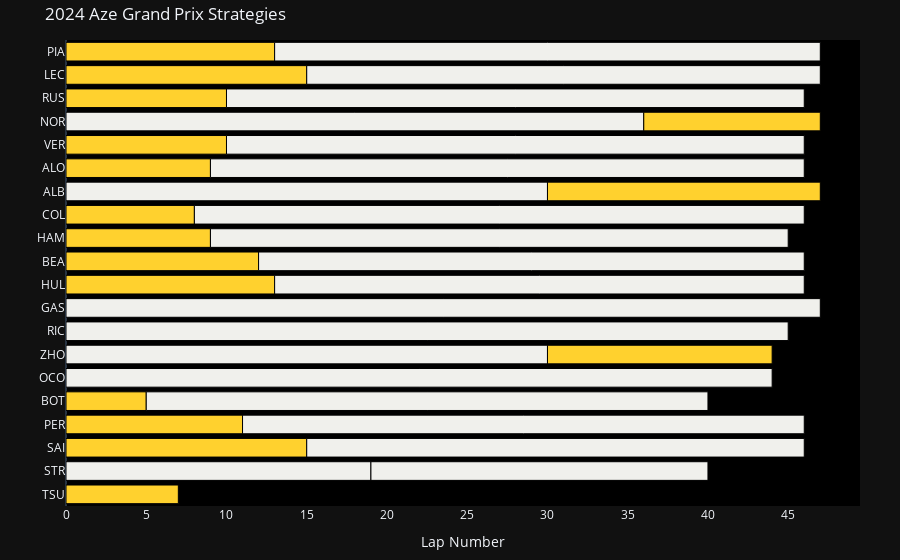

Here is the notebook cell this chart was saved with:
### Code cell
import plotly.graph_objects as go

drivers = session.drivers
drivers = [session.get_driver(driver)["Abbreviation"] for driver in drivers]


# Crear la figura de Plotly
fig = go.Figure()

for driver in drivers:
    driver_stints = stints.loc[stints["Driver"] == driver]
    previous_stint_end = 0

    for idx, row in driver_stints.iterrows():
        # Obtener el color del compuesto
        compound_color = fastf1.plotting.get_compound_color(row["Compound"], session=session)
        
        # Añadir una barra horizontal para cada stint
        fig.add_trace(
            go.Bar(
                y=[driver],
                x=[row["StintLength"]],
                base=previous_stint_end,
                orientation='h',
                marker=dict(color=compound_color, line=dict(color='black', width=1)),
                showlegend=False,
                width=0.8
            )
        )
        
        previous_stint_end += row["StintLength"]

# Configurar el diseño del gráfico
fig.update_layout(
    title="2024 Aze Grand Prix Strategies",
    xaxis=dict(title="Lap Number"),
    yaxis=dict(title="", autorange='reversed'),
    plot_bgcolor='black',
    template='plotly_dark',
    margin=dict(t=40, b=40, l=40, r=40),
    bargap=1,
)

# Ocultar líneas de la cuadrícula y ejes
fig.update_xaxes(showgrid=False)
fig.update_yaxes(showgrid=False)

# Mostrar la figura
fig.show()

### Figure 1 — Plotly figure (JSON) as saved in the notebook; plotly's stock layout.template omitted (floating-point values rounded to 4 significant figures)
{"data": [{"base": 0, "marker": {"color": "#ffd12e", "line": {"color": "black", "width": 1}}, "orientation": "h", "showlegend": false, "type": "bar", "width": 0.8, "x": [13], "y": ["PIA"]}, {"base": 13, "marker": {"color": "#f0f0ec", "line": {"color": "black", "width": 1}}, "orientation": "h", "showlegend": false, "type": "bar", "width": 0.8, "x": [34], "y": ["PIA"]}, {"base": 0, "marker": {"color": "#ffd12e", "line": {"color": "black", "width": 1}}, "orientation": "h", "showlegend": false, "type": "bar", "width": 0.8, "x": [15], "y": ["LEC"]}, {"base": 15, "marker": {"color": "#f0f0ec", "line": {"color": "black", "width": 1}}, "orientation": "h", "showlegend": false, "type": "bar", "width": 0.8, "x": [32], "y": ["LEC"]}, {"base": 0, "marker": {"color": "#ffd12e", "line": {"color": "black", "width": 1}}, "orientation": "h", "showlegend": false, "type": "bar", "width": 0.8, "x": [10], "y": ["RUS"]}, {"base": 10, "marker": {"color": "#f0f0ec", "line": {"color": "black", "width": 1}}, "orientation": "h", "showlegend": false, "type": "bar", "width": 0.8, "x": [36], "y": ["RUS"]}, {"base": 0, "marker": {"color": "#f0f0ec", "line": {"color": "black", "width": 1}}, "orientation": "h", "showlegend": false, "type": "bar", "width": 0.8, "x": [36], "y": ["NOR"]}, {"base": 36, "marker": {"color": "#ffd12e", "line": {"color": "black", "width": 1}}, "orientation": "h", "showlegend": false, "type": "bar", "width": 0.8, "x": [11], "y": ["NOR"]}, {"base": 0, "marker": {"color": "#ffd12e", "line": {"color": "black", "width": 1}}, "orientation": "h", "showlegend": false, "type": "bar", "width": 0.8, "x": [10], "y": ["VER"]}, {"base": 10, "marker": {"color": "#f0f0ec", "line": {"color": "black", "width": 1}}, "orientation": "h", "showlegend": false, "type": "bar", "width": 0.8, "x": [36], "y": ["VER"]}, {"base": 0, "marker": {"color": "#ffd12e", "line": {"color": "black", "width": 1}}, "orientation": "h", "showlegend": false, "type": "bar", "width": 0.8, "x": [9], "y": ["ALO"]}, {"base": 9, "marker": {"color": "#f0f0ec", "line": {"color": "black", "width": 1}}, "orientation": "h", "showlegend": false, "type": "bar", "width": 0.8, "x": [37], "y": ["ALO"]}, {"base": 0, "marker": {"color": "#f0f0ec", "line": {"color": "black", "width": 1}}, "orientation": "h", "showlegend": false, "type": "bar", "width": 0.8, "x": [30], "y": ["ALB"]}, {"base": 30, "marker": {"color": "#ffd12e", "line": {"color": "black", "width": 1}}, "orientation": "h", "showlegend": false, "type": "bar", "width": 0.8, "x": [17], "y": ["ALB"]}, {"base": 0, "marker": {"color": "#ffd12e", "line": {"color": "black", "width": 1}}, "orientation": "h", "showlegend": false, "type": "bar", "width": 0.8, "x": [8], "y": ["COL"]}, {"base": 8, "marker": {"color": "#f0f0ec", "line": {"color": "black", "width": 1}}, "orientation": "h", "showlegend": false, "type": "bar", "width": 0.8, "x": [38], "y": ["COL"]}, {"base": 0, "marker": {"color": "#ffd12e", "line": {"color": "black", "width": 1}}, "orientation": "h", "showlegend": false, "type": "bar", "width": 0.8, "x": [9], "y": ["HAM"]}, {"base": 9, "marker": {"color": "#f0f0ec", "line": {"color": "black", "width": 1}}, "orientation": "h", "showlegend": false, "type": "bar", "width": 0.8, "x": [36], "y": ["HAM"]}, {"base": 0, "marker": {"color": "#ffd12e", "line": {"color": "black", "width": 1}}, "orientation": "h", "showlegend": false, "type": "bar", "width": 0.8, "x": [12], "y": ["BEA"]}, {"base": 12, "marker": {"color": "#f0f0ec", "line": {"color": "black", "width": 1}}, "orientation": "h", "showlegend": false, "type": "bar", "width": 0.8, "x": [34], "y": ["BEA"]}, {"base": 0, "marker": {"color": "#ffd12e", "line": {"color": "black", "width": 1}}, "orientation": "h", "showlegend": false, "type": "bar", "width": 0.8, "x": [13], "y": ["HUL"]}, {"base": 13, "marker": {"color": "#f0f0ec", "line": {"color": "black", "width": 1}}, "orientation": "h", "showlegend": false, "type": "bar", "width": 0.8, "x": [33], "y": ["HUL"]}, {"base": 0, "marker": {"color": "#f0f0ec", "line": {"color": "black", "width": 1}}, "orientation": "h", "showlegend": false, "type": "bar", "width": 0.8, "x": [47], "y": ["GAS"]}, {"base": 0, "marker": {"color": "#f0f0ec", "line": {"color": "black", "width": 1}}, "orientation": "h", "showlegend": false, "type": "bar", "width": 0.8, "x": [45], "y": ["RIC"]}, {"base": 0, "marker": {"color": "#f0f0ec", "line": {"color": "black", "width": 1}}, "orientation": "h", "showlegend": false, "type": "bar", "width": 0.8, "x": [30], "y": ["ZHO"]}, {"base": 30, "marker": {"color": "#ffd12e", "line": {"color": "black", "width": 1}}, "orientation": "h", "showlegend": false, "type": "bar", "width": 0.8, "x": [14], "y": ["ZHO"]}, {"base": 0, "marker": {"color": "#f0f0ec", "line": {"color": "black", "width": 1}}, "orientation": "h", "showlegend": false, "type": "bar", "width": 0.8, "x": [44], "y": ["OCO"]}, {"base": 0, "marker": {"color": "#ffd12e", "line": {"color": "black", "width": 1}}, "orientation": "h", "showlegend": false, "type": "bar", "width": 0.8, "x": [5], "y": ["BOT"]}, {"base": 5, "marker": {"color": "#f0f0ec", "line": {"color": "black", "width": 1}}, "orientation": "h", "showlegend": false, "type": "bar", "width": 0.8, "x": [35], "y": ["BOT"]}, {"base": 0, "marker": {"color": "#ffd12e", "line": {"color": "black", "width": 1}}, "orientation": "h", "showlegend": false, "type": "bar", "width": 0.8, "x": [11], "y": ["PER"]}, {"base": 11, "marker": {"color": "#f0f0ec", "line": {"color": "black", "width": 1}}, "orientation": "h", "showlegend": false, "type": "bar", "width": 0.8, "x": [35], "y": ["PER"]}, {"base": 0, "marker": {"color": "#ffd12e", "line": {"color": "black", "width": 1}}, "orientation": "h", "showlegend": false, "type": "bar", "width": 0.8, "x": [15], "y": ["SAI"]}, {"base": 15, "marker": {"color": "#f0f0ec", "line": {"color": "black", "width": 1}}, "orientation": "h", "showlegend": false, "type": "bar", "width": 0.8, "x": [31], "y": ["SAI"]}, {"base": 0, "marker": {"color": "#f0f0ec", "line": {"color": "black", "width": 1}}, "orientation": "h", "showlegend": false, "type": "bar", "width": 0.8, "x": [19], "y": ["STR"]}, {"base": 19, "marker": {"color": "#f0f0ec", "line": {"color": "black", "width": 1}}, "orientation": "h", "showlegend": false, "type": "bar", "width": 0.8, "x": [21], "y": ["STR"]}, {"base": 0, "marker": {"color": "#ffd12e", "line": {"color": "black", "width": 1}}, "orientation": "h", "showlegend": false, "type": "bar", "width": 0.8, "x": [7], "y": ["TSU"]}], "layout": {"bargap": 1, "margin": {"b": 40, "l": 40, "r": 40, "t": 40}, "plot_bgcolor": "black", "title": {"text": "2024 Aze Grand Prix Strategies"}, "xaxis": {"showgrid": false, "title": {"text": "Lap Number"}}, "yaxis": {"autorange": "reversed", "showgrid": false, "title": {"text": ""}}}}
